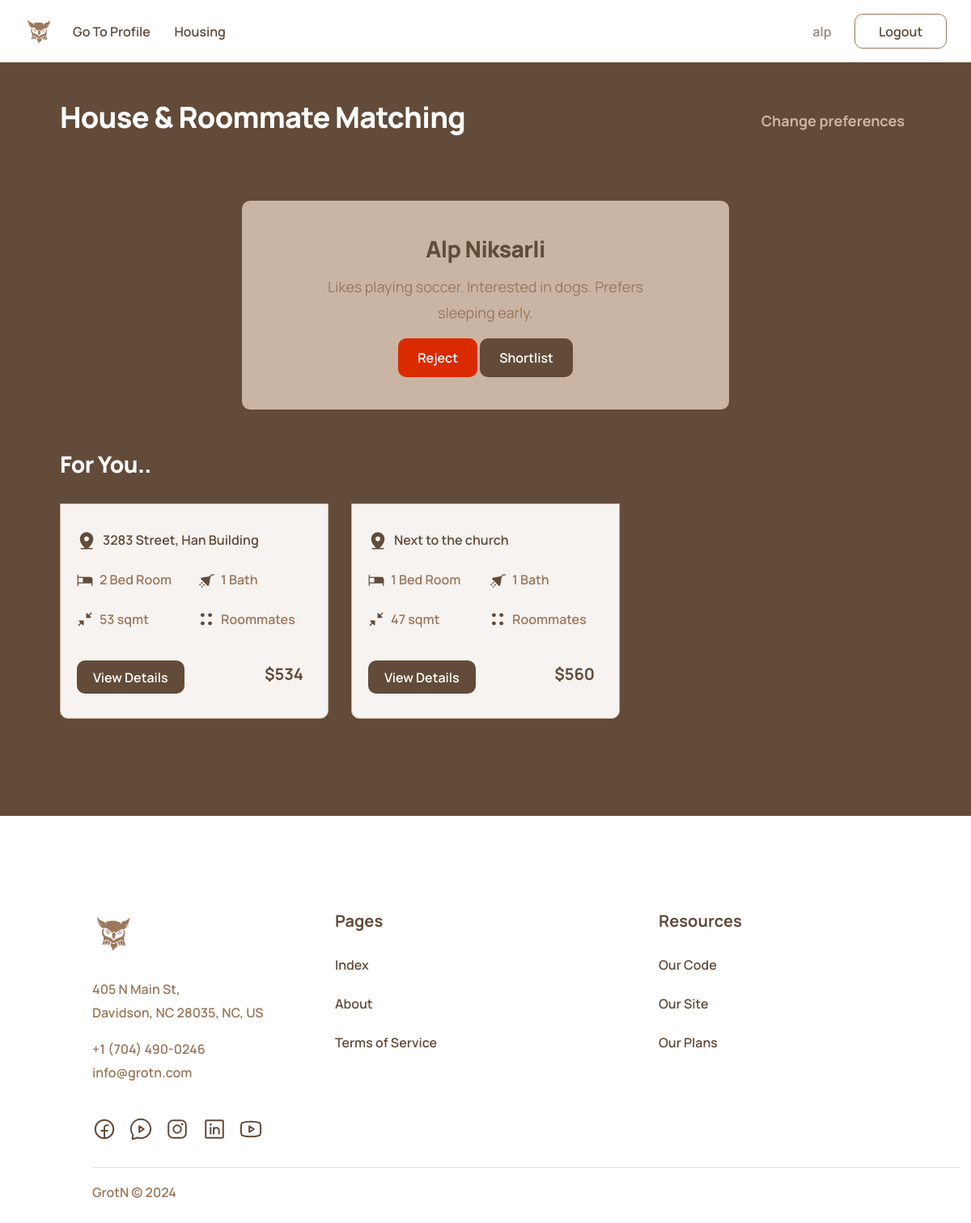
Screenshot of /tenant/matches/ (signed in) with the database file from the repository.
### authentication/models.py (models this page shows, shortened)
class Tenant(models.Model):
    accountCreated = models.DateTimeField(auto_now_add=True)
    user = models.OneToOneField(User, on_delete=models.CASCADE)
    fullName = models.CharField(max_length=200, null=True)
    phoneNumber = models.CharField(max_length=18, null=True)
    budget = models.IntegerField(null=True)
    desiredCity = models.CharField(max_length=100, null=True)
    desiredDistrict = models.CharField(max_length=100, null=True)
    roommate = models.BooleanField(null=True, default=False)
    activities = models.TextField(null=True, blank=True)
    interests = models.TextField(null=True, blank=True)
    preferences = models.TextField(null=True, blank=True)
    about = models.TextField(null=True, blank=True)

### landlord/models.py (models this page shows, shortened)
class House(models.Model):
    house_id = models.AutoField(primary_key=True, unique=True, editable=False)
    title = models.CharField(max_length=400, null=True, blank=True)
    price = models.DecimalField(max_digits=10, decimal_places=2, null=True, blank=True)
    square_meters = models.IntegerField(null=True, blank=True)
    bedrooms = models.IntegerField(null=True, blank=True)
    bathrooms = models.IntegerField(null=True, blank=True)
    city = models.CharField(max_length=100, null=True, blank=True)
    district = models.CharField(max_length=100, null=True, blank=True)
    address = models.CharField(max_length=200, null=True, blank=True)
    hosting_roommates = models.BooleanField(null=True, blank=True)
    additional_info = models.TextField(null=True, blank=True)
    available = models.BooleanField(null=True, blank=True)
    landlord = models.ForeignKey('authentication.Landlord', on_delete=models.CASCADE, null=False)

### tenant/views.py (the view, shortened to what this page needs)
# urls.py: path('matches/', views.matches, name='matches'),
@login_required(login_url='index:index')
def matches(request):
    if "tenant" not in request.user.first_name:
        return redirect('landlord:houses')
    tenant = Tenant.objects.filter(user=request.user).first()
    budget = tenant.budget
    houses = House.objects.\
        filter(price__lte=budget+budget*0.2)\
        .annotate(diff=Func(F('price') - budget, function="ABS"))\
        .order_by('diff')
    other_tenants = Tenant.objects\
        .exclude(user=request.user)\
        .order_by('?')[:5] if tenant.roommate else []
    for other_tenant in other_tenants:
        swipe = Swipe.objects.filter(tenant=tenant, partner=other_tenant).first()
        if not swipe or not swipe.active:
            return render(request, 'tenant/matches.html', {'houses': houses, 'other_tenant': other_tenant})
    return render(request, 'tenant/matches.html', {'houses': houses, 'tenant': tenant})

### templates/tenant/matches.html (shortened to what this page needs)
<!DOCTYPE html>
<html lang="en">
<head>
    {% load static %}
    <link rel="stylesheet" href="{% static 'vendor/bootstrap/bootstrap.min.css' %}">
    <link rel="stylesheet" href="{% static 'vendor/prism/prism.css' %}"/>
    <link rel="stylesheet" href="{% static 'vendor/phosphor-icons/css/icons.css' %}">
    <link rel="stylesheet" href="{% static 'vendor/slick/slick.css' %}">
    <link rel="stylesheet" href="{% static 'vendor/aos/aos.css' %}">
    <link rel="stylesheet" href="{% static 'vendor/magnific-popup/magnific-popup.css' %}">
    <link rel="stylesheet" href="{% static 'css/index.css' %}"/>
</head>
<body>
  {% include 'tenant/_header.html' with name1="Go to Profile" url1="tenant:profile" name2="Housing" url2="tenant:housing" %}
  <section class="blog">
    <div class="container">
      <div class="row">
        <div class="col-12">
          <div class="d-flex align-items-center justify-content-between blog-header">
            <h3>House & Roommate Matching</h3>
            <a href="{% url 'tenant:profile' %}"  class="d-md-flex align-items-center d-none ">
              <span>Change preferences </span>
            </a>
          </div>
        </div>
      </div>
    </div>
    <div class="container">
      <div class="row">
        <div class="col-lg-7 mx-auto">
          <div class="cta mt-2">
            {% if request.user.is_authenticated %}
              {% if other_tenant %}
              <h4>{{ other_tenant.fullName }}</h4>
              <p>{{ other_tenant.about }}</p>
              <form method="POST" action="{% url 'tenant:matches' %}"
                class="flex align-items-center content-center">
                <button class="btn d-block d-md-inline-block w-md-auto w-100 btn-error"
                name="reject"
                type="submit">
                  Reject
                </button>
                <button class="btn d-block d-md-inline-block w-md-auto w-100"
                name="shortlist"
                type="submit">
                  Shortlist
                </button>
              </form>
              {% endif %}
            {% else %}
            <p class="error-text">
              Please change your settings in order to
              access the roommate matching platform.
            </p>
            {% endif %}
          </div>
        </div>
      </div>
    </div>
    <div class="for-you container mt-5">
      <h4 style="color: white;" class="mb-0">For You..</h4>
      <div class="row row-cols-xl-3 row-cols-md-2 w-80 g-4 align-items-center content-center">
        {% for house in houses %}
        <div class="properties-card">
          <div class="properties-card--thumb">
          </div>
          <div class="properties-card--content ">
            <div class="d-flex align-items-center properties-card--content--address">
              <span>{{ house.address }}</span>
            </div>
            <ul class="list-unstyled properties-card--content--features">
              <li class="d-flex align-items-center">
                <span>{{ house.bedrooms }} Bed Room</span>
              </li>
              <li class="d-flex align-items-center">
                <span>{{ house.bathrooms }} Bath</span>
              </li>
              <li class="d-flex align-items-center">
                <span>{{ house.square_meters }} sqmt</span>
              </li>
              <li class="d-flex align-items-center">
                <span>
                  {% if house.hosting_roommates == False %}
                    Solo tenant
                  {% else %}
                    Roommates
                  {% endif %}
                </span>
              </li>
            </ul>
            <div class="properties-card--footer d-flex align-items-center justify-content-between">
              <a href="{% url 'tenant:view_house' house.house_id %}" class="btn btn-small">View Details</a>
              <h5>${{ house.price|floatformat:0 }}</h5>
            </div>
          </div>
        </div>
        {% empty %}
        <p class="error-text">No houses in your budget range!</p>
        {% endfor %}
      </div>
    </div>
  </section>
  {% include 'tenant/_footer.html' %}
</body>
</html>

### templates/tenant/_header.html (shortened to what this page needs)
<header>
    <nav class="navbar navbar-expand-lg navbar-white" id="navigationBar">
      <div class="container-fluid navbar-container">
        <div class="d-flex align-items-center">
          <a class="navbar-brand" href="/">
            {% load static %}
            <img src="{% static 'images/newlogo.png' %}" alt="logo" height="35">
          </a>
        </div>
        <div class=" d-none d-sm-flex navbar-search align-items-center ms-auto ms-lg-0 order-lg-last">
          {% if user.is_authenticated %}
            <button disabled style="cursor: default; border: none !important;" class="btn btn-small btn-outline" role="button">
              {{ user.username }}
            </button>
          {% endif %}
          <a class="btn btn-small btn-outline" href="{% url 'authentication:signout' %}" role="button">Logout</a>
        </div>
        <div class="collapse navbar-collapse" id="navbarSupportedContent">
          <ul class="navbar-nav me-auto mb-2 mb-lg-0">
            <li class="nav-item">
              <a class="nav-link" href="{% url url1 %}">{{name1}}</a>
            </li>
            <li class="nav-item">
              <a class="nav-link " href="{% url url2 %}" >
                {{name2}}
              </a>
            </li>
          </ul>
        </div>
      </div>
    </nav>
  </header>

### rows the page displays
Tenant: fullName "Alp Niksarli", about "Likes playing soccer. Interested in dogs. Prefers sleeping early."
House: address "3283 Street, Han Building", bedrooms "2", bathrooms "1", square_meters "53", hosting_roommates "Roommates", price "534"
House: address "Next to the church", bedrooms "1", bathrooms "1", square_meters "47", hosting_roommates "Roommates", price "560"

### other values shown
{{ user.username }} "alp"
{{ name1 }} "Go To Profile"
{{ name2 }} "Housing"
